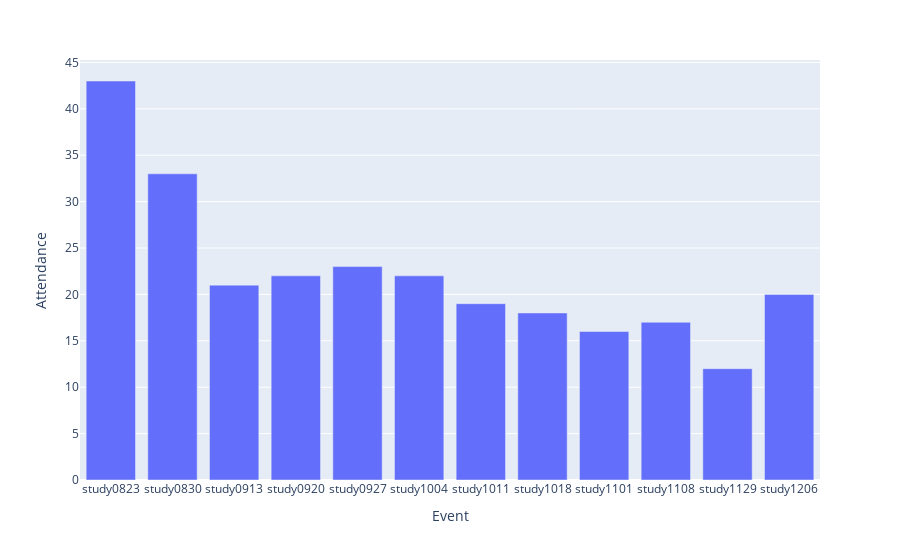

Notebook code for this chart:
### Code cell
#event attendance visualiation
eventAttendance = bibleStudies.Event.value_counts().to_frame().reset_index()
eventAttendance.columns = ['Event','Attendance']
eventAttendance.sort_values(by='Event')
fig_eventAttendance = px.bar(eventAttendance,x='Event',y='Attendance')
fig_eventAttendance.update_xaxes(categoryorder='category ascending')
fig_eventAttendance.show()

### Figure 1 — Plotly figure (JSON) as saved in the notebook; plotly's stock layout.template omitted (floating-point values rounded to 4 significant figures)
{"data": [{"alignmentgroup": "True", "hovertemplate": "Event=%{x}<br>Attendance=%{y}<extra></extra>", "legendgroup": "", "marker": {"color": "#636efa", "pattern": {"shape": ""}}, "name": "", "offsetgroup": "", "orientation": "v", "showlegend": false, "textposition": "auto", "type": "bar", "x": ["study0823", "study0830", "study0927", "study1004", "study0920", "study0913", "study1206", "study1011", "study1018", "study1108", "study1101", "study1129"], "xaxis": "x", "y": [43, 33, 23, 22, 22, 21, 20, 19, 18, 17, 16, 12], "yaxis": "y"}], "layout": {"barmode": "relative", "legend": {"tracegroupgap": 0}, "margin": {"t": 60}, "xaxis": {"anchor": "y", "categoryorder": "category ascending", "domain": [0, 1], "title": {"text": "Event"}}, "yaxis": {"anchor": "x", "domain": [0, 1], "title": {"text": "Attendance"}}}}
